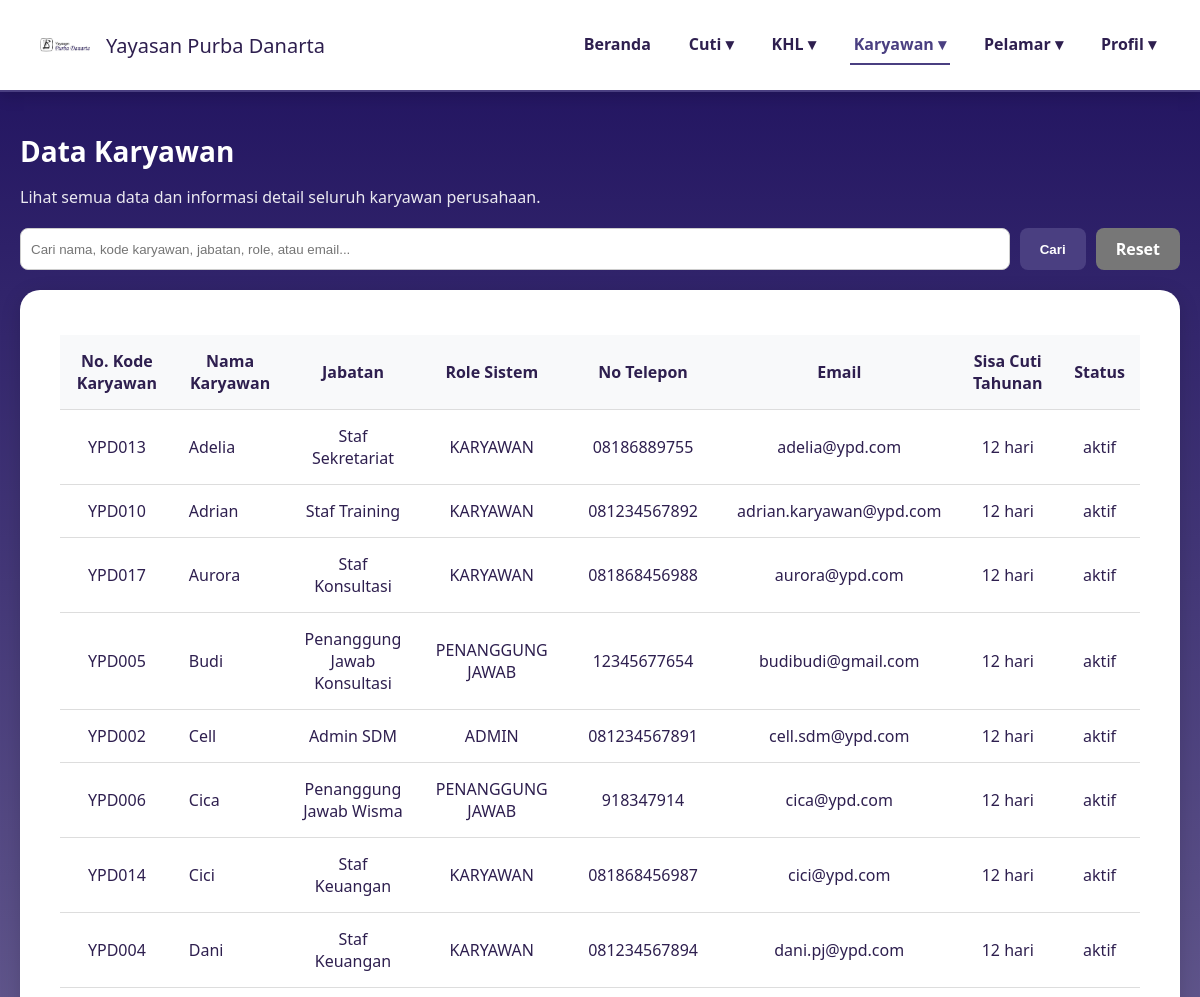
/data_karyawan_direktur.php (upper part), run on an earlier commit of the app's database.
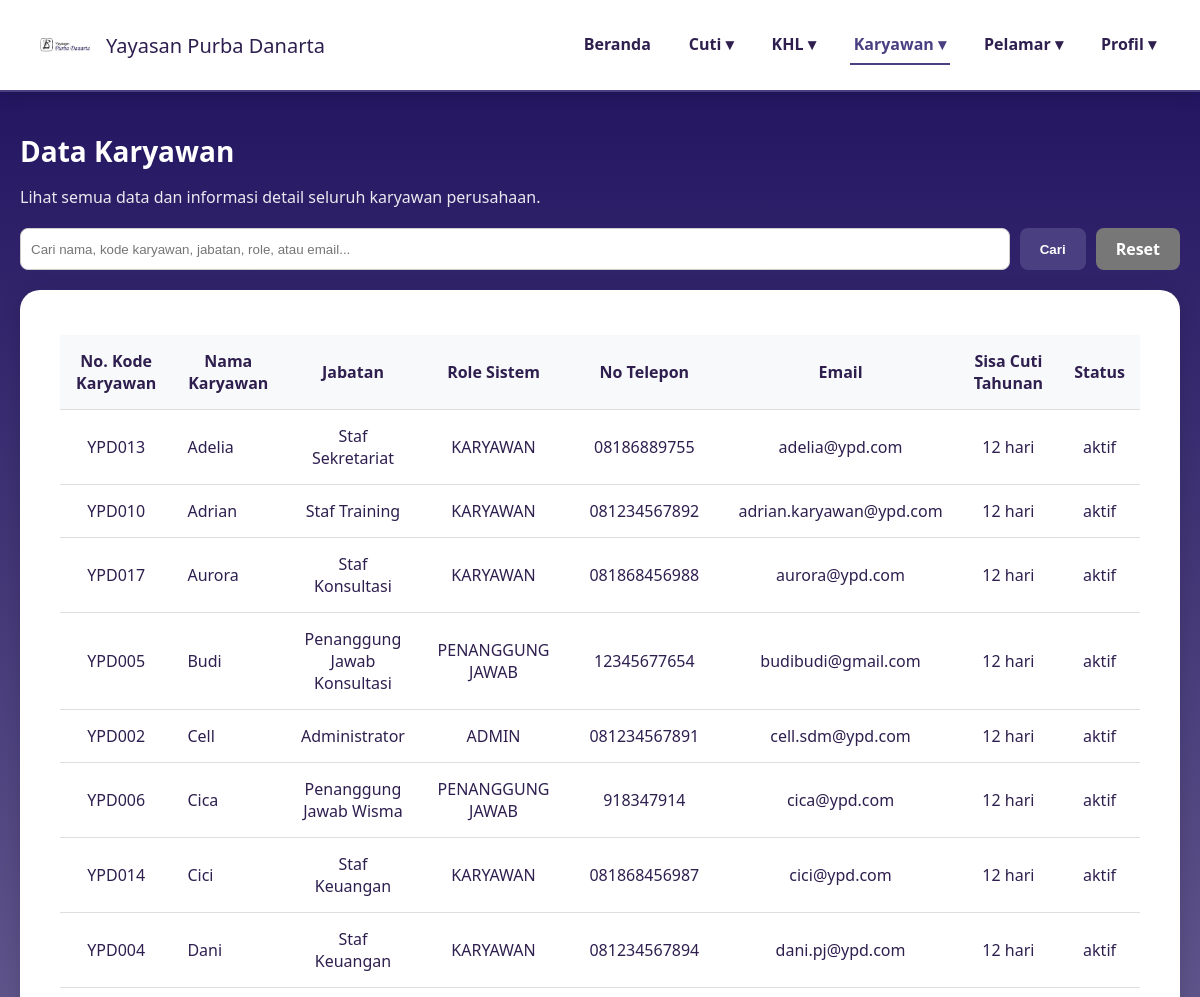
And on a later commit of the database.
### tables this page shows
CREATE TABLE `data_karyawan` (
  `id_karyawan` int(11) NOT NULL,
  `kode_karyawan` varchar(20) NOT NULL,
  `nama_lengkap` varchar(100) NOT NULL,
  `email` varchar(100) NOT NULL,
  `password` varchar(255) NOT NULL,
  `jabatan` varchar(50) NOT NULL,
  `divisi` varchar(50) NOT NULL,
  `role` enum('karyawan','direktur','admin','penanggung jawab') NOT NULL DEFAULT 'karyawan',
  `no_telp` varchar(20) DEFAULT NULL,
  `sisa_cuti_tahunan` int(3) DEFAULT 12,
  `sisa_cuti_lustrum` int(3) DEFAULT 5,
  `status_aktif` enum('aktif','non_aktif') NOT NULL DEFAULT 'aktif',
  `created_at` timestamp NOT NULL DEFAULT current_timestamp()
);

### data_karyawan_direktur.php (the view, shortened to what this page needs)
<?php
require 'config.php';
$filter = "";
$query_data_karyawan = "
    SELECT
        kode_karyawan,
        nama_lengkap,
        jabatan,
        role,
        no_telp,
        email,
        sisa_cuti_tahunan,
        status_aktif
    FROM data_karyawan
    $filter
    ORDER BY nama_lengkap ASC";
$result_karyawan = $conn->query($query_data_karyawan);
?>
<!DOCTYPE html>
<html lang="id">
<head>
    <link rel="stylesheet" href="https://cdnjs.cloudflare.com/ajax/libs/font-awesome/6.4.0/css/all.min.css">
</head>
<body>
    <header>
      <div class="logo">
        <img src="image/namayayasan.png" alt="Logo Yayasan">
        <span>Yayasan Purba Danarta</span>
      </div>
      <nav>
        <ul>
            <li><a href="dashboarddirektur.php">Beranda</a></li>
            <li><a href="#">Cuti ▾</a>
            </li>
            <li><a href="#">KHL ▾</a>
            </li>
            <li class="nav-active"><a href="#">Karyawan ▾</a>
            </li>
            <li><a href="#">Pelamar ▾</a>
            </li>
            <li><a href="#">Profil ▾</a>
            </li>
        </ul>
      </nav>
    </header>
    <main>
        <h1>Data Karyawan</h1>
        <p class="info-text">Lihat semua data dan informasi detail seluruh karyawan perusahaan.</p>
        <form method="GET" action="data_karyawan_direktur.php" class="search-form">
            <input type="text" name="cari" placeholder="Cari nama, kode karyawan, jabatan, role, atau email..."
                   value="<?= isset($_GET['cari']) ? htmlspecialchars($_GET['cari']) : '' ?>">
            <button type="submit">Cari</button>
            <a href="data_karyawan_direktur.php">Reset</a>
        </form>
        <div class="card">
            <div class="data-table-container">
                <table class="data-table">
                    <thead>
                        <tr>
                            <th>No. Kode Karyawan</th>
                            <th>Nama Karyawan</th>
                            <th>Jabatan</th>
                            <th>Role Sistem</th>
                            <th>No Telepon</th>
                            <th>Email</th>
                            <th>Sisa Cuti Tahunan</th>
                            <th>Status</th>
                        </tr>
                    </thead>
                    <tbody>
                        <?php if ($result_karyawan->num_rows > 0): ?>
                            <?php while($row = $result_karyawan->fetch_assoc()): ?>
                                <tr>
                                    <td><?= htmlspecialchars($row['kode_karyawan']) ?></td>
                                    <td><?= htmlspecialchars($row['nama_lengkap']) ?></td>
                                    <td><?= htmlspecialchars($row['jabatan']) ?></td>
                                    <td><?= htmlspecialchars(strtoupper($row['role'])) ?></td>
                                    <td><?= htmlspecialchars($row['no_telp']) ?></td>
                                    <td><?= htmlspecialchars($row['email']) ?></td>
                                    <td><?= htmlspecialchars($row['sisa_cuti_tahunan']) ?> hari</td>
                                    <td><?= htmlspecialchars($row['status_aktif']) ?></td>
                                </tr>
                            <?php endwhile; ?>
                        <?php else: ?>
                            <tr>
                                <td colspan="8" style="text-align: center;">Tidak ada data karyawan ditemukan.</td>
                            </tr>
                        <?php endif; ?>
                    </tbody>
                </table>
            </div>
        </div>
    </main>
</body>
</html>

What changed in the data, as far as the page shows it:
changed data_karyawan "YPD002": jabatan "Admin SDM" → "Administrator"
